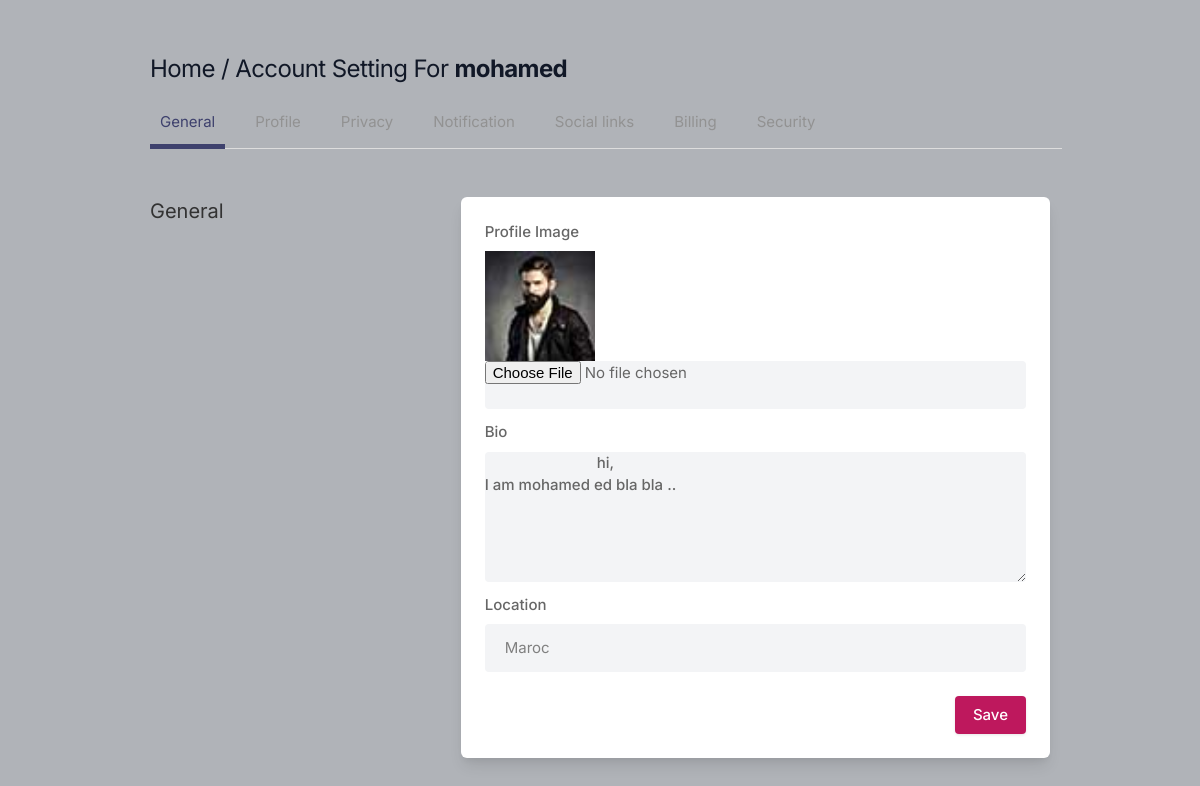
Page /setting (signed in) on the committed database.
### core/models.py (models this page shows, shortened)
class Profile(models.Model):
    user = models.ForeignKey(User, on_delete=models.CASCADE)
    id_user = models.IntegerField()
    bio = models.TextField(blank=True)
    profileimg = models.ImageField(
        upload_to='profile_images', default='blank-profile-picture.png')
    location = models.CharField(max_length=100, blank=True)

### core/views.py (the view, shortened to what this page needs)
# urls.py: path('setting', views.setting, name='setting'),
@login_required(login_url='signin')
def setting(request):
    user_profile = Profile.objects.get(user=request.user)
    return render(request, 'setting.html', {'user_profile': user_profile})

### templates/setting.html (shortened to what this page needs)
{% load static %}
<!DOCTYPE html>
<html lang="en">
<head>
    <link rel="stylesheet" href="{% static 'assets/css/icons.css' %}">
    <link rel="stylesheet" href="{% static 'assets/css/uikit.css' %}">
    <link rel="stylesheet" href="{% static 'assets/css/style.css' %}">
    <link rel="stylesheet" href="{% static 'assets/css/tailwind.css' %}">
</head>
<body>
    <div class="container m-auto">
        <h1 class="text-2xl leading-none text-gray-900 tracking-tight mt-3"><a href="/">Home</a> / Account Setting For
            <b>{{user.username}}</b>
        </h1>
        <ul class="mt-5 -mr-3 flex-nowrap lg:overflow-hidden overflow-x-scroll uk-tab">
            <li class="uk-active"><a href="#">General</a></li>
            <li><a href="#">Profile</a></li>
            <li><a href="#">Privacy</a></li>
            <li><a href="#">Notification</a></li>
            <li><a href="#">Social links</a></li>
            <li><a href="#">Billing</a></li>
            <li><a href="#">Security</a></li>
        </ul>
        <div class="grid lg:grid-cols-3 mt-12 gap-8">
            <div>
                <h3 class="text-xl mb-2"> General</h3>
            </div>
            <div class="bg-white rounded-md lg:shadow-lg shadow col-span-2">
                <form action="" method="POST" enctype="multipart/form-data">
                    <div class="grid grid-cols-2 gap-3 lg:p-6 p-4">
                        <div class="col-span-2">
                            <label for=""> Profile Image</label>
                            <img width="110" height="110" src="{{user_profile.profileimg.url}}" alt="{{user.username}}">
                            <input type="file" name="image" class="shadow-none bg-gray-100">
                        </div>
                        <div class="col-span-2">
                            <label for="about">Bio</label>
                            <textarea id="about" name="bio" rows="3" class="shadow-none bg-gray-100">
                            {{user_profile.bio}}
                            </textarea>
                        </div>
                        <div class="col-span-2">
                            <label for=""> Location</label>
                            <input type="text" name="location" value="{{user_profile.location}}" placeholder=""
                                class="shadow-none bg-gray-100">
                        </div>
                    </div>
                    <div class="bg-gray-10 p-6 pt-0 flex justify-end space-x-3">
                        <button type="submit" class="button bg-blue-700"> Save </button>
                    </div>
                </form>
            </div>
            <br>
        </div>
    </div>
</body>
</html>

### static/assets/css/style.css (style rules this page uses)
body { background-color: #B0B3B8!important; }
button { vertical-align: middle; }
span.button, button.button { background-color: #be185d; top: 0; color: #fff; position: relative; padding: 8px 18px; line-height: 22px; position: relative; font-weight: 500; font-size: 15px; display: inline-block; -webkit-transition: all 0.2s ease-in-out; transition: all 0.2s ease-in-out; cursor: pointer; overflow: hidden; border: none; border-radius: 4px; -webkit-box-shadow: 0 1px 3px rgba(0, 0, 0, 0.1); box-shadow: 0 1px 3px rgba(0, 0, 0, 0.1); }
input { height: 48px; line-height: 48px; padding: 0 20px; outline: none; font-size: 15px; color: #808080; max-width: 100%; width: 100%; -webkit-box-sizing: border-box; box-sizing: border-box; display: block; font-weight: 400; opacity: 1; border-radius: 4px; border: none; -webkit-box-shadow: 0 1px 4px 0px rgba(0, 0, 0, 0.12); box-shadow: 0 1px 4px 0px rgba(0, 0, 0, 0.12); }
input[type="text"], input[type="password"], input[type="email"], input[type="number"] { height: 48px; line-height: 48px; padding: 0 20px; outline: none; font-size: 15px; color: #808080; max-width: 100%; width: 100%; -webkit-box-sizing: border-box; box-sizing: border-box; display: block; font-weight: 400; opacity: 1; border-radius: 4px; border: none; -webkit-box-shadow: 0 1px 4px 0px rgba(0, 0, 0, 0.12); box-shadow: 0 1px 4px 0px rgba(0, 0, 0, 0.12); }
textarea { height: 48px; line-height: 48px; padding: 0 20px; outline: none; font-size: 15px; color: #808080; margin: 0 0 16px 0; max-width: 100%; width: 100%; -webkit-box-sizing: border-box; box-sizing: border-box; display: block; background-color: #fff; font-weight: 500; opacity: 1; border-radius: 4px; border: none; -webkit-box-shadow: 0 1px 4px 0px rgba(0, 0, 0, 0.12); box-shadow: 0 1px 4px 0px rgba(0, 0, 0, 0.12); }
input { -webkit-transition: all 0.1s ease-in-out; transition: all 0.1s ease-in-out; }
::placeholder { color: #808080; opacity: 1; }
textarea { height: auto; line-height: 27px; padding: 20px; min-height: 130px; -webkit-transition: none !important; transition: none !important; min-width: 100%; }
label, legend { display: block; font-weight: bold; font-size: 15px; font-weight: 500; margin-bottom: 8px; }
button { border: none; margin: 0; padding: 0; width: auto; overflow: visible; background: transparent; color: inherit; font: inherit; line-height: normal; cursor: pointer; }
a { color: #be185d; -webkit-transition: 0.3s; transition: 0.3s; outline: none !important; }
button { outline: none !important; }
img { max-width: 100%; }
body { color: #666; font-size: 15px; line-height: 27px; background-color: #f0f2f5; font-family: "Inter", sans-serif; text-transform: none; }
h1, h2, h3, h4, h5, h6 { font-family: "Inter", sans-serif; text-transform: none; }
input[type="text"], input[type="password"], input[type="email"] { font-family: "Inter", sans-serif; text-transform: none; }
textarea, select { font-family: "Inter", sans-serif; text-transform: none; }
button, body .pac-container { font-family: "Inter", sans-serif; text-transform: none; }
h1, h2, h3, h4, h5, h6 { color: #333; font-weight: 500; margin: 0; padding: 0; }
h1 { font-size: 32px; }
h3 { font-size: 22px; }
b, strong { font-weight: 700 !important; }
@media (min-width: 1024px) { .container { max-width: 900px !important; padding-top: 45px; } }
.shadow-none { -webkit-box-shadow: none !important; box-shadow: none !important; }

### rows in the picture
Profile: profileimg (picture), bio "hi, I am mohamed ed bla bla ..", location "Maroc"

### other values in the picture
{{ user.username }} "mohamed"
